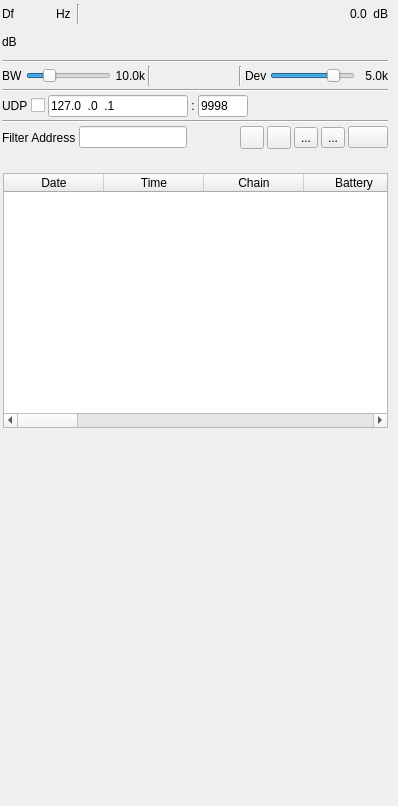
<?xml version="1.0" encoding="UTF-8"?>
<ui version="4.0">
 <class>EndOfTrainDemodGUI</class>
 <widget class="RollupContents" name="EndOfTrainDemodGUI">
  <property name="geometry">
   <rect>
    <x>0</x>
    <y>0</y>
    <width>398</width>
    <height>806</height>
   </rect>
  </property>
  <property name="sizePolicy">
   <sizepolicy hsizetype="Expanding" vsizetype="Expanding">
    <horstretch>0</horstretch>
    <verstretch>0</verstretch>
   </sizepolicy>
  </property>
  <property name="minimumSize">
   <size>
    <width>352</width>
    <height>0</height>
   </size>
  </property>
  <property name="font">
   <font>
    <family>Liberation Sans</family>
    <pointsize>9</pointsize>
   </font>
  </property>
  <property name="focusPolicy">
   <enum>Qt::StrongFocus</enum>
  </property>
  <property name="windowTitle">
   <string>EndOfTrain Demodulator</string>
  </property>
  <widget class="QWidget" name="settingsContainer" native="true">
   <property name="geometry">
    <rect>
     <x>0</x>
     <y>0</y>
     <width>390</width>
     <height>151</height>
    </rect>
   </property>
   <property name="minimumSize">
    <size>
     <width>350</width>
     <height>0</height>
    </size>
   </property>
   <property name="windowTitle">
    <string>Settings</string>
   </property>
   <layout class="QVBoxLayout" name="verticalLayout">
    <property name="spacing">
     <number>3</number>
    </property>
    <property name="leftMargin">
     <number>2</number>
    </property>
    <property name="topMargin">
     <number>2</number>
    </property>
    <property name="rightMargin">
     <number>2</number>
    </property>
    <property name="bottomMargin">
     <number>2</number>
    </property>
    <item>
     <layout class="QHBoxLayout" name="powLayout">
      <property name="topMargin">
       <number>2</number>
      </property>
      <item>
       <widget class="QLabel" name="deltaFrequencyLabel">
        <property name="minimumSize">
         <size>
          <width>16</width>
          <height>0</height>
         </size>
        </property>
        <property name="text">
         <string>Df</string>
        </property>
       </widget>
      </item>
      <item>
       <widget class="ValueDialZ" name="deltaFrequency" native="true">
        <property name="sizePolicy">
         <sizepolicy hsizetype="Maximum" vsizetype="Maximum">
          <horstretch>0</horstretch>
          <verstretch>0</verstretch>
         </sizepolicy>
        </property>
        <property name="minimumSize">
         <size>
          <width>32</width>
          <height>16</height>
         </size>
        </property>
        <property name="font">
         <font>
          <family>Liberation Mono</family>
          <pointsize>12</pointsize>
         </font>
        </property>
        <property name="cursor">
         <cursorShape>PointingHandCursor</cursorShape>
        </property>
        <property name="focusPolicy">
         <enum>Qt::StrongFocus</enum>
        </property>
        <property name="toolTip">
         <string>Demod shift frequency from center in Hz</string>
        </property>
       </widget>
      </item>
      <item>
       <widget class="QLabel" name="deltaUnits">
        <property name="text">
         <string>Hz </string>
        </property>
       </widget>
      </item>
      <item>
       <widget class="Line" name="line">
        <property name="orientation">
         <enum>Qt::Vertical</enum>
        </property>
       </widget>
      </item>
      <item>
       <spacer name="horizontalSpacer">
        <property name="orientation">
         <enum>Qt::Horizontal</enum>
        </property>
        <property name="sizeHint" stdset="0">
         <size>
          <width>40</width>
          <height>20</height>
         </size>
        </property>
       </spacer>
      </item>
      <item>
       <layout class="QHBoxLayout" name="channelPowerLayout">
        <item>
         <widget class="QLabel" name="channelPower">
          <property name="toolTip">
           <string>Channel power</string>
          </property>
          <property name="layoutDirection">
           <enum>Qt::RightToLeft</enum>
          </property>
          <property name="text">
           <string>0.0</string>
          </property>
         </widget>
        </item>
        <item>
         <widget class="QLabel" name="channelPowerUnits">
          <property name="text">
           <string> dB</string>
          </property>
         </widget>
        </item>
       </layout>
      </item>
     </layout>
    </item>
    <item>
     <layout class="QHBoxLayout" name="powerLayout">
      <item>
       <widget class="QLabel" name="channelPowerMeterUnits">
        <property name="text">
         <string>dB</string>
        </property>
       </widget>
      </item>
      <item>
       <widget class="LevelMeterSignalDB" name="channelPowerMeter" native="true">
        <property name="sizePolicy">
         <sizepolicy hsizetype="Expanding" vsizetype="MinimumExpanding">
          <horstretch>0</horstretch>
          <verstretch>0</verstretch>
         </sizepolicy>
        </property>
        <property name="minimumSize">
         <size>
          <width>0</width>
          <height>24</height>
         </size>
        </property>
        <property name="font">
         <font>
          <family>Liberation Mono</family>
          <pointsize>8</pointsize>
         </font>
        </property>
        <property name="toolTip">
         <string>Level meter (dB) top trace: average, bottom trace: instantaneous peak, tip: peak hold</string>
        </property>
       </widget>
      </item>
     </layout>
    </item>
    <item>
     <widget class="Line" name="line_5">
      <property name="orientation">
       <enum>Qt::Horizontal</enum>
      </property>
     </widget>
    </item>
    <item>
     <layout class="QHBoxLayout" name="phySettingsLayout">
      <item>
       <widget class="QLabel" name="rfBWLabel">
        <property name="text">
         <string>BW</string>
        </property>
       </widget>
      </item>
      <item>
       <widget class="QSlider" name="rfBW">
        <property name="sizePolicy">
         <sizepolicy hsizetype="Expanding" vsizetype="Minimum">
          <horstretch>0</horstretch>
          <verstretch>0</verstretch>
         </sizepolicy>
        </property>
        <property name="minimumSize">
         <size>
          <width>0</width>
          <height>0</height>
         </size>
        </property>
        <property name="toolTip">
         <string>RF bandwidth</string>
        </property>
        <property name="minimum">
         <number>10</number>
        </property>
        <property name="maximum">
         <number>400</number>
        </property>
        <property name="pageStep">
         <number>1</number>
        </property>
        <property name="value">
         <number>100</number>
        </property>
        <property name="orientation">
         <enum>Qt::Horizontal</enum>
        </property>
       </widget>
      </item>
      <item>
       <widget class="QLabel" name="rfBWText">
        <property name="minimumSize">
         <size>
          <width>30</width>
          <height>0</height>
         </size>
        </property>
        <property name="text">
         <string>10.0k</string>
        </property>
        <property name="alignment">
         <set>Qt::AlignRight|Qt::AlignTrailing|Qt::AlignVCenter</set>
        </property>
       </widget>
      </item>
      <item>
       <widget class="Line" name="line_4">
        <property name="orientation">
         <enum>Qt::Vertical</enum>
        </property>
       </widget>
      </item>
      <item>
       <spacer name="horizontalSpacer_2">
        <property name="orientation">
         <enum>Qt::Horizontal</enum>
        </property>
        <property name="sizeHint" stdset="0">
         <size>
          <width>40</width>
          <height>20</height>
         </size>
        </property>
       </spacer>
      </item>
      <item>
       <widget class="Line" name="line_2">
        <property name="orientation">
         <enum>Qt::Vertical</enum>
        </property>
       </widget>
      </item>
      <item>
       <widget class="QLabel" name="fmDevLabel">
        <property name="text">
         <string>Dev</string>
        </property>
       </widget>
      </item>
      <item>
       <widget class="QSlider" name="fmDev">
        <property name="sizePolicy">
         <sizepolicy hsizetype="Expanding" vsizetype="Minimum">
          <horstretch>0</horstretch>
          <verstretch>0</verstretch>
         </sizepolicy>
        </property>
        <property name="minimumSize">
         <size>
          <width>0</width>
          <height>0</height>
         </size>
        </property>
        <property name="toolTip">
         <string>Frequency deviation</string>
        </property>
        <property name="minimum">
         <number>10</number>
        </property>
        <property name="maximum">
         <number>60</number>
        </property>
        <property name="pageStep">
         <number>1</number>
        </property>
        <property name="value">
         <number>50</number>
        </property>
        <property name="orientation">
         <enum>Qt::Horizontal</enum>
        </property>
       </widget>
      </item>
      <item>
       <widget class="QLabel" name="fmDevText">
        <property name="minimumSize">
         <size>
          <width>30</width>
          <height>0</height>
         </size>
        </property>
        <property name="text">
         <string>5.0k</string>
        </property>
        <property name="alignment">
         <set>Qt::AlignRight|Qt::AlignTrailing|Qt::AlignVCenter</set>
        </property>
       </widget>
      </item>
     </layout>
    </item>
    <item>
     <widget class="Line" name="line_6">
      <property name="orientation">
       <enum>Qt::Horizontal</enum>
      </property>
     </widget>
    </item>
    <item>
     <layout class="QHBoxLayout" name="udpLayout">
      <item>
       <widget class="QLabel" name="udpEnabledLabel">
        <property name="text">
         <string>UDP</string>
        </property>
       </widget>
      </item>
      <item>
       <widget class="QCheckBox" name="udpEnabled">
        <property name="toolTip">
         <string>Send endoftrains via UDP</string>
        </property>
        <property name="layoutDirection">
         <enum>Qt::RightToLeft</enum>
        </property>
        <property name="text">
         <string/>
        </property>
       </widget>
      </item>
      <item>
       <widget class="QLineEdit" name="udpAddress">
        <property name="minimumSize">
         <size>
          <width>120</width>
          <height>0</height>
         </size>
        </property>
        <property name="focusPolicy">
         <enum>Qt::ClickFocus</enum>
        </property>
        <property name="toolTip">
         <string>Destination UDP address</string>
        </property>
        <property name="inputMask">
         <string>000.000.000.000</string>
        </property>
        <property name="text">
         <string>127.0.0.1</string>
        </property>
       </widget>
      </item>
      <item>
       <widget class="QLabel" name="udpSeparator">
        <property name="text">
         <string>:</string>
        </property>
        <property name="alignment">
         <set>Qt::AlignCenter</set>
        </property>
       </widget>
      </item>
      <item>
       <widget class="QLineEdit" name="udpPort">
        <property name="minimumSize">
         <size>
          <width>50</width>
          <height>0</height>
         </size>
        </property>
        <property name="maximumSize">
         <size>
          <width>50</width>
          <height>16777215</height>
         </size>
        </property>
        <property name="focusPolicy">
         <enum>Qt::ClickFocus</enum>
        </property>
        <property name="toolTip">
         <string>Destination UDP port</string>
        </property>
        <property name="inputMask">
         <string>00000</string>
        </property>
        <property name="text">
         <string>9998</string>
        </property>
       </widget>
      </item>
      <item>
       <spacer name="horizontalSpacer_4">
        <property name="orientation">
         <enum>Qt::Horizontal</enum>
        </property>
        <property name="sizeHint" stdset="0">
         <size>
          <width>40</width>
          <height>20</height>
         </size>
        </property>
       </spacer>
      </item>
     </layout>
    </item>
    <item>
     <widget class="Line" name="line_3">
      <property name="orientation">
       <enum>Qt::Horizontal</enum>
      </property>
     </widget>
    </item>
    <item>
     <layout class="QHBoxLayout" name="filterLayout">
      <item>
       <widget class="QLabel" name="filterFromLabel">
        <property name="text">
         <string>Filter Address</string>
        </property>
       </widget>
      </item>
      <item>
       <widget class="QLineEdit" name="filterFrom">
        <property name="toolTip">
         <string>Display only packets where the address matches the specified regular expression</string>
        </property>
       </widget>
      </item>
      <item>
       <spacer name="horizontalSpacer_3">
        <property name="orientation">
         <enum>Qt::Horizontal</enum>
        </property>
        <property name="sizeHint" stdset="0">
         <size>
          <width>40</width>
          <height>20</height>
         </size>
        </property>
       </spacer>
      </item>
      <item>
       <widget class="ButtonSwitch" name="useFileTime">
        <property name="maximumSize">
         <size>
          <width>24</width>
          <height>16777215</height>
         </size>
        </property>
        <property name="toolTip">
         <string>Check to use date and time from input file. Uncheck to use date and time from clock.</string>
        </property>
        <property name="text">
         <string/>
        </property>
        <property name="icon">
         <iconset resource="../../../sdrgui/resources/res.qrc">
          <normaloff>:/clockcurrent.png</normaloff>
          <normalon>:/clockfile.png</normalon>:/clockcurrent.png</iconset>
        </property>
       </widget>
      </item>
      <item>
       <widget class="ButtonSwitch" name="logEnable">
        <property name="maximumSize">
         <size>
          <width>24</width>
          <height>16777215</height>
         </size>
        </property>
        <property name="toolTip">
         <string>Start/stop logging of received packets to .csv file</string>
        </property>
        <property name="text">
         <string/>
        </property>
        <property name="icon">
         <iconset resource="../../../sdrgui/resources/res.qrc">
          <normaloff>:/record_off.png</normaloff>:/record_off.png</iconset>
        </property>
       </widget>
      </item>
      <item>
       <widget class="QToolButton" name="logFilename">
        <property name="toolTip">
         <string>Set log .csv filename</string>
        </property>
        <property name="text">
         <string>...</string>
        </property>
        <property name="icon">
         <iconset resource="../../../sdrgui/resources/res.qrc">
          <normaloff>:/save.png</normaloff>:/save.png</iconset>
        </property>
        <property name="checkable">
         <bool>false</bool>
        </property>
       </widget>
      </item>
      <item>
       <widget class="QToolButton" name="logOpen">
        <property name="toolTip">
         <string>Read data from .csv log file</string>
        </property>
        <property name="text">
         <string>...</string>
        </property>
        <property name="icon">
         <iconset resource="../../../sdrgui/resources/res.qrc">
          <normaloff>:/load.png</normaloff>:/load.png</iconset>
        </property>
        <property name="checkable">
         <bool>false</bool>
        </property>
       </widget>
      </item>
      <item>
       <widget class="QPushButton" name="clearTable">
        <property name="toolTip">
         <string>Clear endoftrains from table</string>
        </property>
        <property name="text">
         <string/>
        </property>
        <property name="icon">
         <iconset resource="../../../sdrgui/resources/res.qrc">
          <normaloff>:/bin.png</normaloff>:/bin.png</iconset>
        </property>
       </widget>
      </item>
     </layout>
    </item>
   </layout>
  </widget>
  <widget class="QWidget" name="dataContainer" native="true">
   <property name="geometry">
    <rect>
     <x>0</x>
     <y>170</y>
     <width>391</width>
     <height>261</height>
    </rect>
   </property>
   <property name="sizePolicy">
    <sizepolicy hsizetype="Expanding" vsizetype="Expanding">
     <horstretch>0</horstretch>
     <verstretch>0</verstretch>
    </sizepolicy>
   </property>
   <property name="windowTitle">
    <string>Received Packets</string>
   </property>
   <layout class="QVBoxLayout" name="verticalLayoutTable">
    <property name="spacing">
     <number>2</number>
    </property>
    <property name="leftMargin">
     <number>3</number>
    </property>
    <property name="topMargin">
     <number>3</number>
    </property>
    <property name="rightMargin">
     <number>3</number>
    </property>
    <property name="bottomMargin">
     <number>3</number>
    </property>
    <item>
     <widget class="QTableWidget" name="packets">
      <property name="toolTip">
       <string>Received packets</string>
      </property>
      <property name="editTriggers">
       <set>QAbstractItemView::NoEditTriggers</set>
      </property>
      <column>
       <property name="text">
        <string>Date</string>
       </property>
       <property name="toolTip">
        <string>Date packet was received</string>
       </property>
      </column>
      <column>
       <property name="text">
        <string>Time</string>
       </property>
       <property name="toolTip">
        <string>Time packet was received</string>
       </property>
      </column>
      <column>
       <property name="text">
        <string>Chain</string>
       </property>
      </column>
      <column>
       <property name="text">
        <string>Battery</string>
       </property>
       <property name="toolTip">
        <string>Battery condition</string>
       </property>
      </column>
      <column>
       <property name="text">
        <string>Type</string>
       </property>
       <property name="toolTip">
        <string>Message type</string>
       </property>
      </column>
      <column>
       <property name="text">
        <string>Address</string>
       </property>
       <property name="toolTip">
        <string>Unit address</string>
       </property>
      </column>
      <column>
       <property name="text">
        <string>Pressure  (PSIG)</string>
       </property>
       <property name="toolTip">
        <string>Brake pipe pressure in Pounds per Square Inch Gauge (PSIG)</string>
       </property>
      </column>
      <column>
       <property name="text">
        <string>Charge (%)</string>
       </property>
       <property name="toolTip">
        <string>Battery charge in %</string>
       </property>
      </column>
      <column>
       <property name="text">
        <string>Disc</string>
       </property>
       <property name="toolTip">
        <string>Discretionary bit used for varying data by different vendors</string>
       </property>
      </column>
      <column>
       <property name="text">
        <string>Valve</string>
       </property>
       <property name="toolTip">
        <string>Valve circuit status</string>
       </property>
      </column>
      <column>
       <property name="text">
        <string>Conf</string>
       </property>
       <property name="toolTip">
        <string>Confirmation</string>
       </property>
      </column>
      <column>
       <property name="text">
        <string>Turbine</string>
       </property>
      </column>
      <column>
       <property name="text">
        <string>Motion</string>
       </property>
       <property name="toolTip">
        <string>Motion detected</string>
       </property>
      </column>
      <column>
       <property name="text">
        <string>Light Batt</string>
       </property>
       <property name="toolTip">
        <string>Market light battery condition</string>
       </property>
      </column>
      <column>
       <property name="text">
        <string>Light</string>
       </property>
       <property name="toolTip">
        <string>Marker light status (on / off)</string>
       </property>
      </column>
      <column>
       <property name="text">
        <string>Arm Status</string>
       </property>
      </column>
      <column>
       <property name="text">
        <string>CRC</string>
       </property>
       <property name="toolTip">
        <string>Indicates if calculated CRC matches received CRC</string>
       </property>
      </column>
      <column>
       <property name="text">
        <string>Hex</string>
       </property>
       <property name="toolTip">
        <string>Packet hex data</string>
       </property>
      </column>
     </widget>
    </item>
   </layout>
  </widget>
  <widget class="QWidget" name="scopeContainer" native="true">
   <property name="geometry">
    <rect>
     <x>10</x>
     <y>440</y>
     <width>716</width>
     <height>341</height>
    </rect>
   </property>
   <property name="minimumSize">
    <size>
     <width>714</width>
     <height>0</height>
    </size>
   </property>
   <property name="windowTitle">
    <string>Waveforms</string>
   </property>
   <layout class="QVBoxLayout" name="transmittedLayout_2">
    <property name="spacing">
     <number>2</number>
    </property>
    <property name="leftMargin">
     <number>3</number>
    </property>
    <property name="topMargin">
     <number>3</number>
    </property>
    <property name="rightMargin">
     <number>3</number>
    </property>
    <property name="bottomMargin">
     <number>3</number>
    </property>
    <item>
     <widget class="GLScope" name="glScope" native="true">
      <property name="minimumSize">
       <size>
        <width>200</width>
        <height>250</height>
       </size>
      </property>
      <property name="font">
       <font>
        <family>Liberation Mono</family>
        <pointsize>8</pointsize>
       </font>
      </property>
     </widget>
    </item>
    <item>
     <widget class="GLScopeGUI" name="scopeGUI" native="true"/>
    </item>
   </layout>
  </widget>
 </widget>
 <customwidgets>
  <customwidget>
   <class>ButtonSwitch</class>
   <extends>QToolButton</extends>
   <header>gui/buttonswitch.h</header>
  </customwidget>
  <customwidget>
   <class>ValueDialZ</class>
   <extends>QWidget</extends>
   <header>gui/valuedialz.h</header>
   <container>1</container>
  </customwidget>
  <customwidget>
   <class>RollupContents</class>
   <extends>QWidget</extends>
   <header>gui/rollupcontents.h</header>
   <container>1</container>
  </customwidget>
  <customwidget>
   <class>LevelMeterSignalDB</class>
   <extends>QWidget</extends>
   <header>gui/levelmeter.h</header>
   <container>1</container>
  </customwidget>
  <customwidget>
   <class>GLScope</class>
   <extends>QWidget</extends>
   <header>gui/glscope.h</header>
   <container>1</container>
  </customwidget>
  <customwidget>
   <class>GLScopeGUI</class>
   <extends>QWidget</extends>
   <header>gui/glscopegui.h</header>
   <container>1</container>
  </customwidget>
 </customwidgets>
 <tabstops>
  <tabstop>packets</tabstop>
 </tabstops>
 <resources>
  <include location="../../../sdrgui/resources/res.qrc"/>
 </resources>
 <connections/>
</ui>
